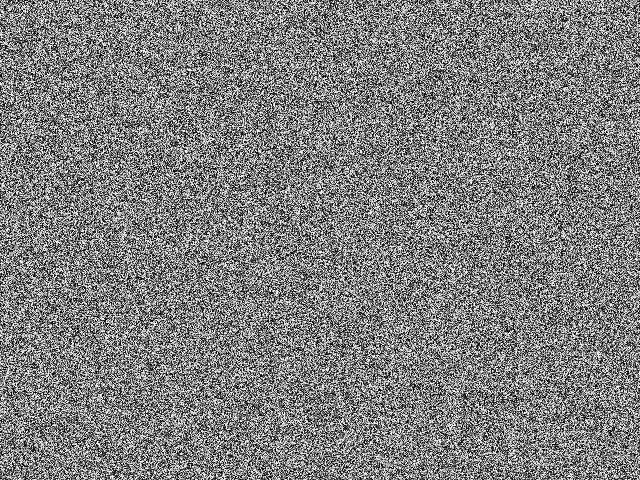
Frame 1 (no input)
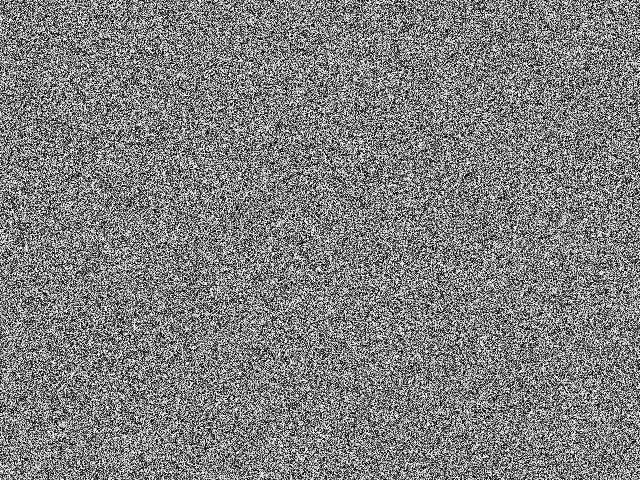
Frame 60 (the mouse pressed at the canvas centre just before this capture)
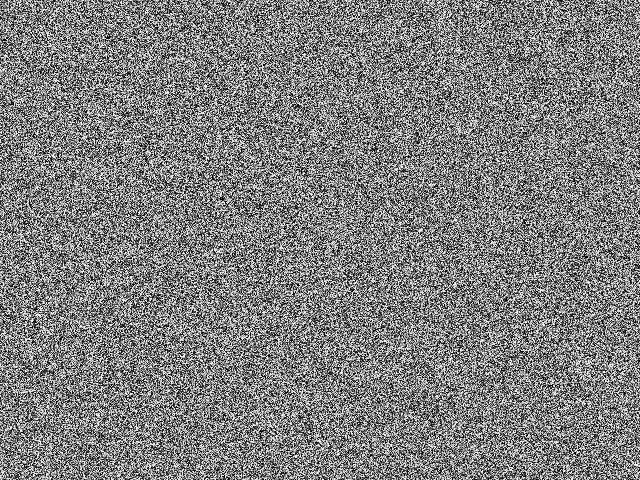
Frame 120 (the mouse held since frame 60 and released just before this capture)

The Processing sketch that drew these frames (run headless with seeded random() and noise(); from frame 60 on, the mouse is pressed at the canvas centre):

// Processing sketch: pixel_snow
// ── pixel_snow.pde

void setup() {
  size(640, 480);
}

void draw() {
  loadPixels();
  for (int i=0; i<pixels.length; i++) {
    pixels[i] = color(random(255));
  }
  updatePixels();
}
